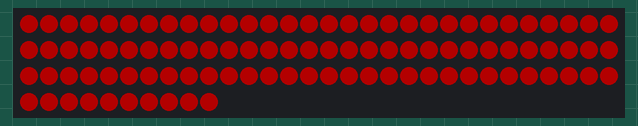
Recording of a sketch running on a simulated Arduino Uno, built with avr-gcc and run on an emulated ATmega328P. Shown: 100 RGB LEDs in strip order, left to right, continuing on the next row. Dim RGB values are drawn brighter than linear.

Above: at 0.45 s.

The sketch:

Jo_scarf_code.ino
```cpp
//#include <IRremote.h>
//#include <VirtualWire.h>
#include <WS2812FX.h>

#define LED_COUNT 100
#define LED_PIN A1
#define transmit_en_pin  3
#define  RECV_PIN  A0

// holds IR message
char msg[2];


WS2812FX ws2812fx = WS2812FX(LED_COUNT, LED_PIN, NEO_GRB + NEO_KHZ800);
//IRrecv irrecv(RECV_PIN);
//decode_results results;

void setup(){
  // Serial connection handling
  Serial.begin(9600);

  // IR remote initializations
//  irrecv.enableIRIn();
 // irrecv.blink13(true);


 // LED Library start
  ws2812fx.init();
  ws2812fx.setBrightness(100);
  ws2812fx.setSpeed(200);
  ws2812fx.setMode(FX_MODE_FADE);
  ws2812fx.start();
}


void loop(){
  /*
  if (irrecv.decode(&results))
  {
      get_key(results.value);
      Serial.println(msg);
      //Serial.println(results.value, HEX);
      irrecv.resume();
  }
  */

  ws2812fx.service();
}

// gets IR code converts into key keyboard key
// string representation
void get_key(unsigned long value)
{
  String message;
  switch(value)
  {
      case 0xFFA25D:
        message = "1";
        message.toCharArray(msg,2);
        break;
      case 0xFF629D:
        message = "2";
        message.toCharArray(msg,2);
        break;
      case 0xFFE21D:
        message  = "3";
        message.toCharArray(msg,2);
        break;


      case 0xFF22DD:
        message = "4";
        message.toCharArray(msg,2);

        break;
      case 0xFF02FD:
        message = "5";
        message.toCharArray(msg,2);
        break;
      case 0xFFC23D:
        message  = "6";
        message.toCharArray(msg,2);
        break;

      case 0xFFE01F:
        message = "7";
        message.toCharArray(msg,2);

        break;
      case 0xFFA857:
        message = "8";
        message.toCharArray(msg,2);
        break;
      case 0xFF906F:
        message  = "9";
        message.toCharArray(msg,2);
        break;

      case 0xFF6897:
        message = "*";
        message.toCharArray(msg,2);

        break;
      case 0xFF9867:
        message = "0";
        message.toCharArray(msg,2);
        break;
      case 0xFFB04F:
        message  = "#";
        message.toCharArray(msg,2);
        break;

      case 0xFF18E7:
        message = "^";
        message.toCharArray(msg,2);

        break;
      case 0xFF10EF:
        message = "<";
        message.toCharArray(msg,2);
        break;
      case 0xFF5AA5:
        message  = ">";
        message.toCharArray(msg,2);
        break;

      case 0xFF38C7:
        message = "k";
        message.toCharArray(msg,2);

        break;
      case 0xFF4AB5:
        message = "d";
        message.toCharArray(msg,2);
        break;

   }
}

// sends rf message through transmitter
//void send_rf(char str_msg[], int length)
//{
//    vw_send((uint8_t *)str_msg, length);
//    // Wait until the whole message is gone
//    vw_wait_tx();
//}
```
